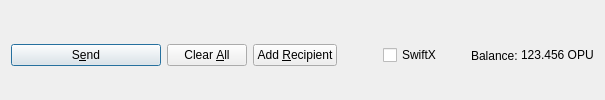
         <widget class="QFrame" name="frame_Send">
          <layout class="QHBoxLayout" name="horizontalLayout">
           <property name="bottomMargin">
            <number>0</number>
           </property>
           <item>
            <widget class="QPushButton" name="sendButton">
             <property name="minimumSize">
              <size>
               <width>150</width>
               <height>0</height>
              </size>
             </property>
             <property name="toolTip">
              <string>Confirm the send action</string>
             </property>
             <property name="text">
              <string>S&amp;end</string>
             </property>
             <property name="icon">
              <iconset resource="../opulencecoin.qrc">
               <normaloff>:/icons/send</normaloff>:/icons/send</iconset>
             </property>
             <property name="autoDefault">
              <bool>false</bool>
             </property>
             <property name="default">
              <bool>true</bool>
             </property>
            </widget>
           </item>
           <item>
            <widget class="QPushButton" name="clearButton">
             <property name="sizePolicy">
              <sizepolicy hsizetype="Minimum" vsizetype="Fixed">
               <horstretch>0</horstretch>
               <verstretch>0</verstretch>
              </sizepolicy>
             </property>
             <property name="toolTip">
              <string>Clear all fields of the form.</string>
             </property>
             <property name="text">
              <string>Clear &amp;All</string>
             </property>
             <property name="icon">
              <iconset resource="../opulencecoin.qrc">
               <normaloff>:/icons/remove</normaloff>:/icons/remove</iconset>
             </property>
             <property name="autoDefault">
              <bool>false</bool>
             </property>
            </widget>
           </item>
           <item>
            <widget class="QPushButton" name="addButton">
             <property name="toolTip">
              <string>Send to multiple recipients at once</string>
             </property>
             <property name="text">
              <string>Add &amp;Recipient</string>
             </property>
             <property name="icon">
              <iconset resource="../opulencecoin.qrc">
               <normaloff>:/icons/add</normaloff>:/icons/add</iconset>
             </property>
             <property name="autoDefault">
              <bool>false</bool>
             </property>
            </widget>
           </item>
           <item>
            <spacer name="horizontalSpacer">
             <property name="orientation">
              <enum>Qt::Horizontal</enum>
             </property>
             <property name="sizeHint" stdset="0">
              <size>
               <width>40</width>
               <height>20</height>
              </size>
             </property>
            </spacer>
           </item>
           <item>
            <layout class="QHBoxLayout" name="horizontalLayout_2">
             <property name="spacing">
              <number>3</number>
             </property>
             <item>
              <widget class="QCheckBox" name="checkSwiftTX">
               <property name="enabled">
                <bool>true</bool>
               </property>
               <property name="minimumSize">
                <size>
                 <width>85</width>
                 <height>0</height>
                </size>
               </property>
               <property name="text">
                <string>SwiftX</string>
               </property>
              </widget>
             </item>
             <item>
              <widget class="QLabel" name="label">
               <property name="text">
                <string>Balance:</string>
               </property>
              </widget>
             </item>
             <item>
              <widget class="QLabel" name="labelBalance">
               <property name="sizePolicy">
                <sizepolicy hsizetype="Preferred" vsizetype="Fixed">
                 <horstretch>0</horstretch>
                 <verstretch>0</verstretch>
                </sizepolicy>
               </property>
               <property name="cursor">
                <cursorShape>IBeamCursor</cursorShape>
               </property>
               <property name="text">
                <string notr="true">123.456 OPU</string>
               </property>
               <property name="textInteractionFlags">
                <set>Qt::LinksAccessibleByMouse|Qt::TextSelectableByKeyboard|Qt::TextSelectableByMouse</set>
               </property>
              </widget>
             </item>
            </layout>
           </item>
          </layout>
         </widget>
